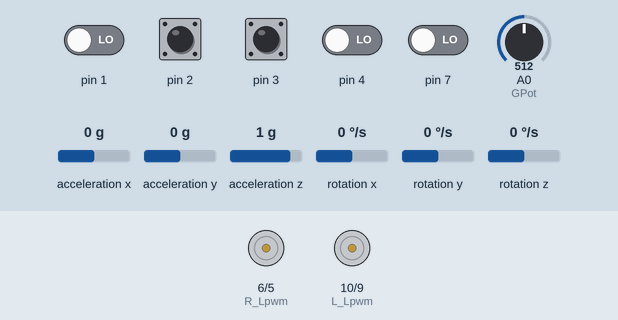
Recording of a sketch running on a simulated Arduino Uno, built with avr-gcc and run on an emulated ATmega328P. Parts: motor-driver pin pairs drawn as motors (green arrow = first pin HIGH = forward, orange = second pin HIGH = backward, longer = more drive). Inputs (shaded band) come from the test bench; at power-on: pin 1–4, pin 7 LOW, rotation z 0 °/s, acceleration z 1 g, A0 (GPot) = 512, acceleration x 0 g, acceleration y 0 g, rotation x 0 °/s, rotation y 0 °/s.

Above: at 1.2 s.
1.3 s: rotation z set to -192 °/s
At 1.6 s:
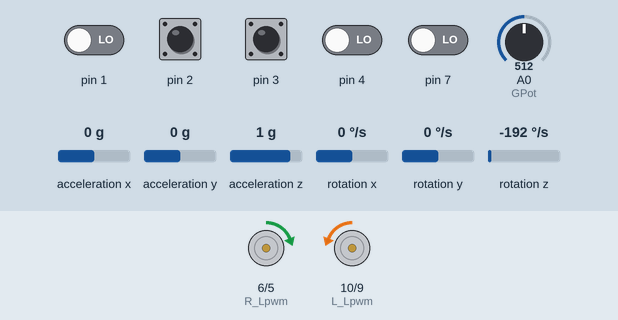
2.8 s: acceleration z set to -1.4 g
At 4.0 s:
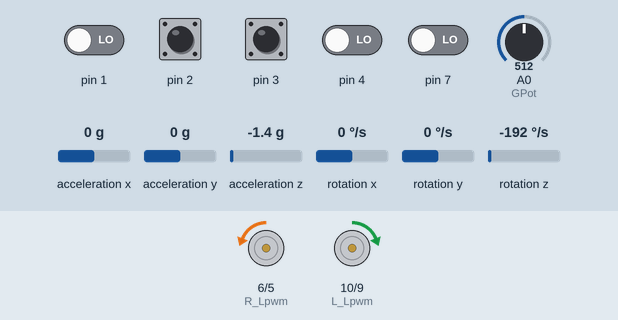
4.3 s: A0 (GPot) set to 716
At 5.1 s:
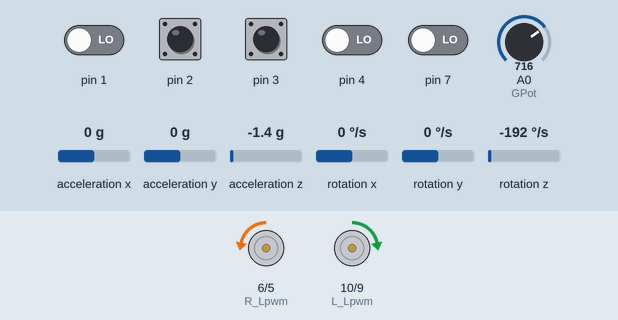
5.8 s: pin 2 pulsed HIGH 5 times (0.12 s each, 0.3 s apart)
At 6.62 s:
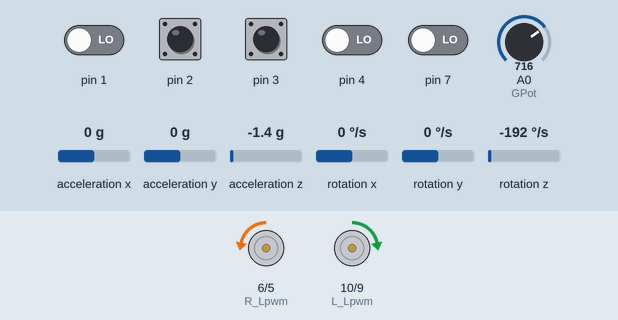
8.8 s: pin 3 pulsed HIGH 2 times (0.12 s each, 0.3 s apart)
At 9.16 s:
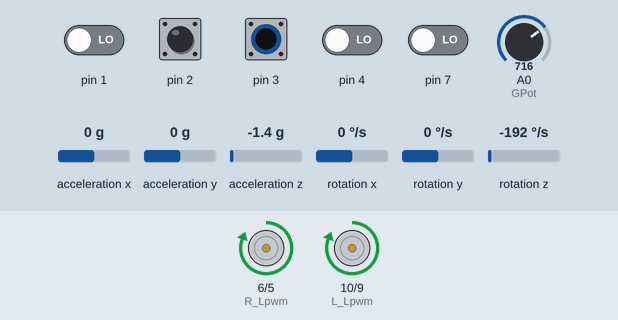
Timing chart, 0 to 11.8 s (numbered marks = the images above; inputs shaded):
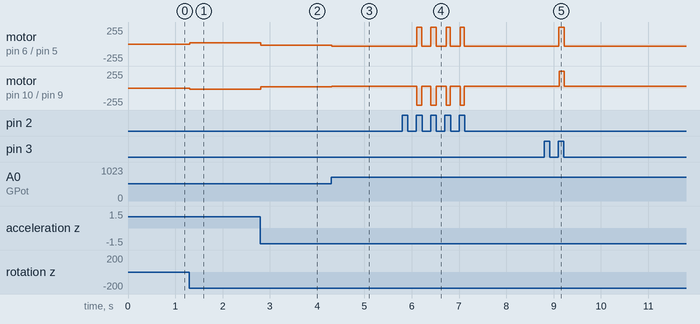

The sketch:

CliffhangerMotherboardV2.ino
```cpp
//=============================--CLIFFHANGER--MOTHERBOARD--=======================================================//
//------------------------------------------V2-B--------------------------------------------------------------------//
//---------------------------------------16/09/23-----------------------------------------------------------------//


// Inputs :
// direction    ->  D2
// throttle     ->  D3
// MPU-6050 SDA ->  A4
// MPU-6050 SCL ->  A5
// Gain Pot     ->  A0

// Gain pot is used to set the gain value (duh!)

// Outputs:
// R_Rpwm -> D5
// R_Lpwm -> D6
// L_Rpwm -> D9
// L_Lpwm -> D10


#include <Wire.h>  // I2C library (for the MPU-6050 gyro /accelerometer)
#include <MPU6050.h>

MPU6050 mpu;


// Steering correction gain
byte mrscGain = 80;
float headingMultiplier = 2.0;                          // adjust until front wheels stay in parallel with the ground, if the car is swiveled around


// value up and down of midpoint to consider as dead zone
#define deadzone 5

#define R_Rpwm 5
#define R_Lpwm 6

#define L_Rpwm 9
#define L_Lpwm 10

#define GPot A0

// the angle of the x axis (roll) beyond which the bot is
// considered inverted
#define invertAngle 100

// timing variables to update  data at a regular interval
unsigned long now;
unsigned long rc_update;

// rc channels definition
const int channels = 2;  // specify the number of receiver channels
float RC_in[channels];   // an array to store the calibrated input from  receiver

int thr, dir;
int rVal, lVal;

// vectors to store gyro data
Vector normAccel;
Vector normGyro;

// to store roll value to check for inversion
int roll;


//float yaw_angle;
float yaw_rate;
float gyroFeedback;


void setup() {

    // making pins 9 and 10 as fast as 5 and 6
    // Pins D9 and D10 - 976 Hz
    TCCR1A = 0b00000001;  // 8bit
    TCCR1B = 0b00001011;  // x64 fast pwm

    pinMode(R_Lpwm, OUTPUT);
    pinMode(R_Rpwm, OUTPUT);
    pinMode(L_Lpwm, OUTPUT);
    pinMode(L_Rpwm, OUTPUT);


    setup_pwmRead();
    //Serial.begin(9600);


    // Initialize MPU6050
    //Serial.println("Initialize MPU6050");
    while (!mpu.begin(MPU6050_SCALE_2000DPS, MPU6050_RANGE_2G)) {
        //Serial.println("Could not find a valid MPU6050 sensor, check wiring!");
        delay(500);
    }


    // Calibrate gyroscope
    mpu.calibrateGyro();
}

void readMpu6050Data() {
    normGyro = mpu.readNormalizeGyro();
    normAccel = mpu.readNormalizeAccel();
}


// gyro based correction calculation
void mrsc() {

    int steeringAngle;
    long gyroFeedback;

    // Read sensor data
    readMpu6050Data();

    // calculate roll angle to find if bot is inverted or not
    roll = (atan2(normAccel.YAxis, normAccel.ZAxis) * 180.0) / M_PI;

    yaw_rate = normGyro.ZAxis * 0.001;
   // yaw_angle += yaw_rate;


    // reading gain value from pot
    mrscGain = map(analogRead(GPot), 0, 1023, 0, 100);


    // Compute steering compensation overlay
    int turnRateSetPoint = map(dir, -100, 100, -50, 50);         // turnRateSetPoint = steering angle (-100 to 100) = -50 to 50

    int steering = abs(turnRateSetPoint);                        // this value is required to compute the gain later on and is always positive

    int gain = map(steering, 0, 50, mrscGain, (mrscGain / 5));   // MRSC gain around center position is 5 times more!


    // if (steering < 5 && mrscGain > 85) {                      // Straight run @ high gain, "heading hold" mode -------------
    //     gyroFeedback = yaw_angle * headingMultiplier;         // degrees
    // } else {                                                  // cornering or low gain, correction depending on yaw rate in °/s --------------------------

    // removed "heading hold" mode due to gyro drift(very bad)

    gyroFeedback = yaw_rate * 50;                               // degrees/s * speed (always 50%)

       // yaw_angle = 0;                                        // reset yaw angle (heading direction)
    // }


    if (abs(roll) >= invertAngle)
        steeringAngle = turnRateSetPoint - (gyroFeedback * gain / 100);
    else
        steeringAngle = turnRateSetPoint + (gyroFeedback * gain / 100);

    steeringAngle = constrain(steeringAngle, -50, 50);         // range = -50 to 50

    dir = map(steeringAngle, -50, 50, -100, 100);

}


void move() {

    thr = RC_in[1] * 100;
    dir = RC_in[0] * 100;

    // Calculating gyro based corrections
    // and applying them to dir
    mrsc();

    // mixing the two channels
    rVal = thr + dir;
    lVal = thr - dir;

    rVal = constrain(rVal, -100, 100);
    lVal = constrain(lVal, -100, 100);

    writeMotor();
}

void writeMotor() {
    if (rVal >= deadzone) {
        analogWrite(R_Lpwm, LOW);
        analogWrite(R_Rpwm, map(rVal, 0, 100, 0, 255));
        // Serial.print(" rVal = ");
        // Serial.print(map(rVal, 0, 100, 0, 255));
    } else if (rVal <= -deadzone) {
        analogWrite(R_Rpwm, LOW);
        analogWrite(R_Lpwm, map(abs(rVal), 0, 100, 0, 255));
        // Serial.print(" -rVal = ");
        // Serial.print(map(abs(rVal), 0, 100, 0, 255));
    } else {
        analogWrite(R_Lpwm, LOW);
        analogWrite(R_Rpwm, LOW);
        // Serial.print(" rVal = centre ");
    }

    if (lVal >= deadzone) {
        analogWrite(L_Lpwm, LOW);
        analogWrite(L_Rpwm, map(lVal, 0, 100, 0, 255));
        // Serial.print(" lVal = ");
        // Serial.print(map(lVal, 0, 100, 0, 255));

    } else if (lVal <= -deadzone) {
        analogWrite(L_Rpwm, LOW);
        analogWrite(L_Lpwm, map(abs(lVal), 0, 100, 0, 255));
        // Serial.print(" -lVal = ");
        // Serial.print(map(abs(lVal), 0, 100, 0, 255));
    } else {
        analogWrite(L_Lpwm, LOW);
        analogWrite(L_Rpwm, LOW);
        // Serial.print(" lVal = centre ");
    }
}

void loop() {

    now = millis();

    if (RC_avail() || now - rc_update > 25) {  // if RC data is available  or 25ms has passed since last update (adjust to be equal or greater than the frame  rate of receiver)

        rc_update = now;

        //print_RCpwm();  // uncommment to print raw  data from receiver to serial

        for (int i = 0; i < channels; i++) {  // run through each RC channel
            int CH = i + 1;

            RC_in[i] = RC_decode(CH);  // decode receiver channel and apply failsafe

            //print_decimal2percentage(RC_in[i]);  // uncomment to print calibrated  receiver input (+-100%) to serial
        }
        //Serial.println();  // uncomment when printing calibrated receiver input to serial.
    }

    move();

    // Serial.print(" Pitch = ");
    // Serial.print(pitch);
    // Serial.print(" Roll = ");
    // Serial.print(roll);

}
```

Source omitted: PWMread_RCfailsafe.ino (24953 bytes)

Measured:
- after the input at 1.3 s, motor on pin 6 (R_Lpwm) / pin 5 (R_Rpwm): stopped → forward 20/255 at once; motor on pin 10 (L_Lpwm) / pin 9 (L_Rpwm): stopped → backward 20/255 at once
- after the input at 2.8 s, motor on pin 6 (R_Lpwm) / pin 5 (R_Rpwm): forward 20/255 → backward 20/255 at once; motor on pin 10 (L_Lpwm) / pin 9 (L_Rpwm): backward 20/255 → forward 20/255 at once
- after the input at 4.3 s, motor on pin 6 (R_Lpwm) / pin 5 (R_Rpwm): backward 20/255 → backward 30/255 at once; motor on pin 10 (L_Lpwm) / pin 9 (L_Rpwm): forward 20/255 → forward 30/255 at once
- after the input at 8.8 s, motor on pin 6 (R_Lpwm) / pin 5 (R_Rpwm): backward 30/255 → forward 255/255 after 0.31 s, → backward 30/255 0.11 s later; motor on pin 10 (L_Lpwm) / pin 9 (L_Rpwm): forward 30/255 → forward 255/255 after 0.31 s, → forward 30/255 0.11 s later
